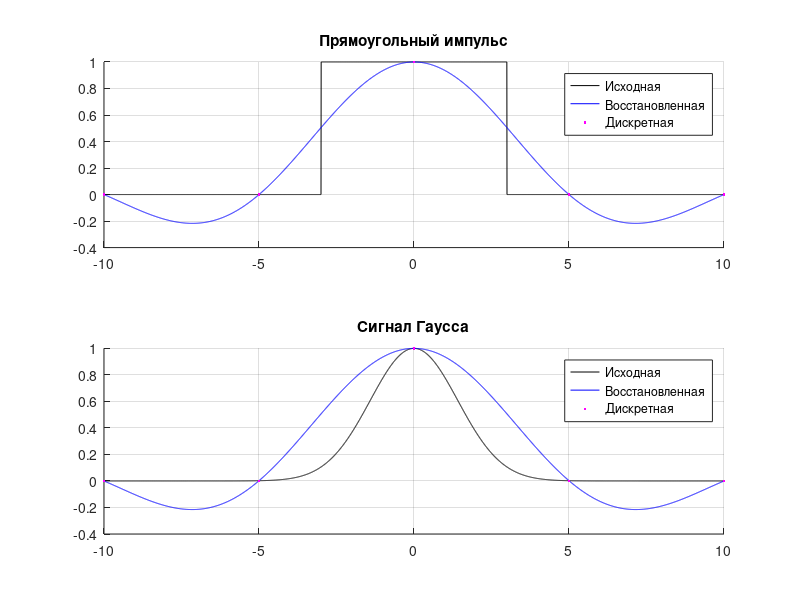

Write MATLAB code to recreate this figure.
sigma = 2;
l = 3;

n = input('Количество точек: ');
dt = input('Шаг: ');
t_max = dt*(n-1)/2;
t = -t_max:dt:t_max;

gauss_discrete = exp(-(t/sigma).^2);
rect_discrete = zeros(size(t));
rect_discrete(abs(t) - l < 0) = 1;

x = -t_max:0.005:t_max;
gauss_ref = exp(-(x/sigma).^2);
rect_ref = zeros(size(x));
rect_ref(abs(x) - l < 0) = 1;

gauss_restored = zeros(1, length(x));
rect_restored = zeros(1, length(x));
for i=1:length(x)
   for j = 1:n
       gauss_restored(i) = gauss_restored(i) + gauss_discrete(j) * sin((x(i)-t(j))/dt * pi) / ((x(i)-t(j))/dt * pi);
       rect_restored(i) = rect_restored(i) + rect_discrete(j) * sin((x(i)-t(j))/dt * pi) / ((x(i)-t(j))/dt * pi);
   end
end

figure;

subplot(2,1,1);
title('Прямоугольный импульс');
hold on;
grid on;
plot(x, rect_ref, 'k');
plot(x, rect_restored, 'b');
plot(t, rect_discrete, '.m');
legend('Исходная', 'Восстановленная', 'Дискретная');

subplot(2,1,2);
title('Сигнал Гаусса');
hold on;
grid on;
plot(x, gauss_ref, 'k');
plot(x, gauss_restored, 'b');
plot(t, gauss_discrete, '.m');
legend('Исходная', 'Восстановленная', 'Дискретная');

